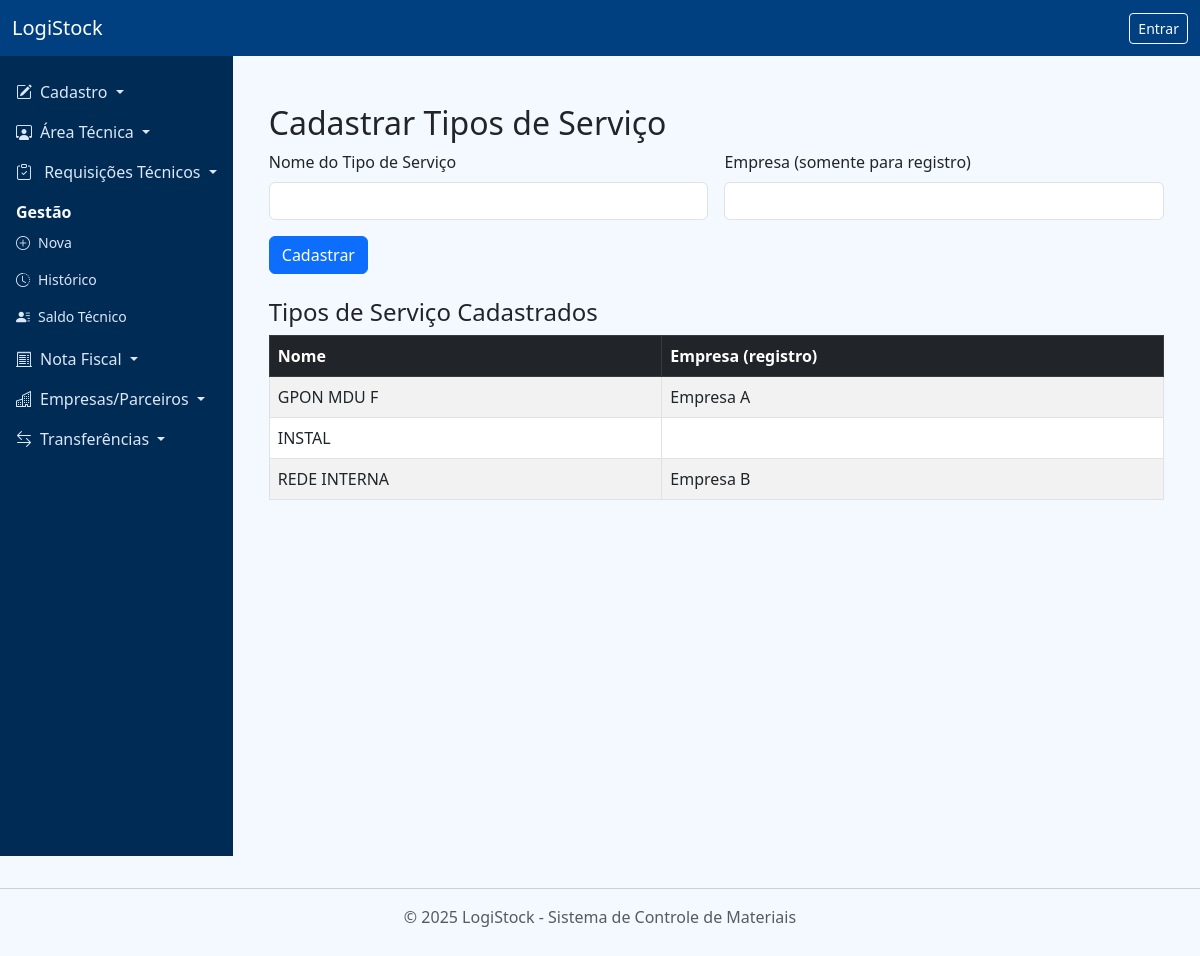
/cadastro/cadastro/tipo-servico, run on an earlier commit of the app's database.
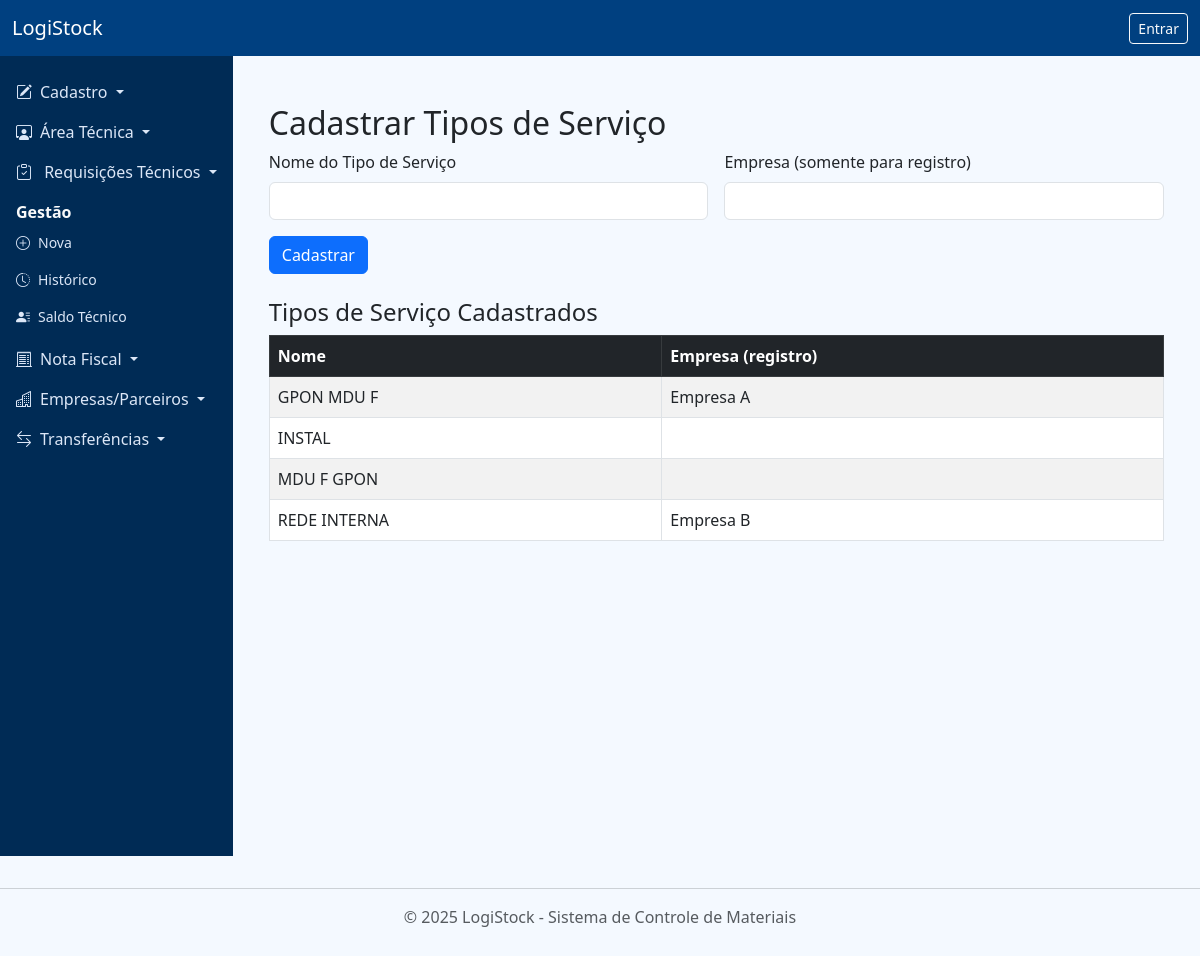
And on a later commit of the database.
### app/models.py (models this page shows)
class TipoServico(db.Model):
    __tablename__ = 'tipos_servico'
    id = db.Column(db.Integer, primary_key=True)
    nome = db.Column(db.String(100), unique=True, nullable=False)
    empresa = db.Column(db.String(100))
    itens = db.relationship('Item', backref='tipo_servico_rel', lazy=True)

### app/routes/tipo_servico.py (the view, shortened to what this page needs)
@tipo_servico_bp.route('/cadastro/tipo-servico', methods=['GET', 'POST'])
def cadastrar_tipo_servico():
    tipos = TipoServico.query.order_by(TipoServico.nome).all()
    return render_template('cadastros/tipo_servico.html', tipos=tipos)

### app/templates/cadastros/tipo_servico.html (shortened to what this page needs)
{% extends 'base.html' %} {% block content %}
<div class="container mt-4">
  <h2>Cadastrar Tipos de Serviço</h2>
  <form method="POST" class="row g-3 mb-4">
    <div class="col-md-6">
      <label for="nome" class="form-label">Nome do Tipo de Serviço</label>
      <input type="text" name="nome" id="nome" class="form-control" required />
    </div>
    <div class="col-md-6">
      <label for="empresa" class="form-label"
        >Empresa (somente para registro)</label
      >
      <input type="text" name="empresa" id="empresa" class="form-control" />
    </div>
    <div class="col-12">
      <button type="submit" class="btn btn-primary">Cadastrar</button>
    </div>
  </form>
  <h4 class="mt-4">Tipos de Serviço Cadastrados</h4>
  {% if tipos %}
  <table class="table table-bordered table-striped mt-2">
    <thead class="table-dark">
      <tr>
        <th>Nome</th>
        <th>Empresa (registro)</th>
      </tr>
    </thead>
    <tbody>
      {% for tipo in tipos %}
      <tr>
        <td>{{ tipo.nome }}</td>
        <td>{{ tipo.empresa }}</td>
      </tr>
      {% endfor %}
    </tbody>
  </table>
  {% else %}
  <p class="text-muted">Nenhum tipo de serviço cadastrado.</p>
  {% endif %}
</div>
{% endblock %}

### app/templates/base.html (shortened to what this page needs)
<!DOCTYPE html>
<html lang="pt-br">
  <head>
    <link rel="stylesheet" href="https://cdn.jsdelivr.net/npm/bootstrap@5.3.0/dist/css/bootstrap.min.css" />
    <link rel="stylesheet" href="https://cdn.jsdelivr.net/npm/bootstrap-icons@1.10.5/font/bootstrap-icons.css" />
    <link rel="stylesheet" href="{{ url_for('static', filename='css/custom.css') }}">
  </head>
  <body>
    <nav class="navbar navbar-dark bg-dark">
      <div class="container-fluid">
        <a class="navbar-brand" href="/">LogiStock</a>
        {% if current_user.is_authenticated %}
          <div class="d-flex align-items-center text-white">
            <span class="me-3">Olá, {{ current_user.nome }}</span>
            <a href="{{ url_for('auth.logout') }}" class="btn btn-outline-light btn-sm">Sair</a>
          </div>
        {% else %}
          <div>
            <a href="{{ url_for('auth.login') }}" class="btn btn-outline-light btn-sm">Entrar</a>
          </div>
        {% endif %}
      </div>
    </nav>
    <div id="main-content">
      <nav id="sidebar" class="d-flex flex-column">
        <ul class="nav flex-column">
          <li class="nav-item">
            <a class="nav-link dropdown-toggle" href="#cadastroSubmenu" data-bs-toggle="collapse" role="button" aria-expanded="false" aria-controls="cadastroSubmenu">
              <i class="bi bi-pencil-square me-2"></i>Cadastro
            </a>
          </li>
            <li class="nav-item">
              <a class="nav-link dropdown-toggle" href="#areaTecnicaSubmenu" data-bs-toggle="collapse" role="button" aria-expanded="false" aria-controls="areaTecnicaSubmenu">
                <i class="bi bi-person-workspace me-2"></i>Área Técnica
              </a>
            </li>
<li class="nav-item">
  <a
    class="nav-link dropdown-toggle"
    href="#requisicoesTecnicosSubmenu"
    data-bs-toggle="collapse"
    role="button"
    aria-expanded="false"
    aria-controls="requisicoesTecnicosSubmenu"
  >
    {% if requisicoes_tecnicos_pendentes > 0 %}
      <i class="bi bi-person-exclamation me-2 text-danger"></i>
    {% else %}
      <i class="bi bi-clipboard-check me-2"></i>
    {% endif %}
    Requisições Técnicos
  </a>
  <div class="collapse show" id="requisicoesTecnicosSubmenu">
    <div class="menu-header">Gestão</div>
    <ul class="btn-toggle-nav list-unstyled fw-normal pb-1 small">
      <li>
        <a href="{{ url_for('requisicoes_tecnicos.nova_requisicao') }}" class="nav-link px-3">
          <i class="bi bi-plus-circle me-2"></i>Nova
        </a>
      </li>
      <li>
        <a href="{{ url_for('requisicoes_tecnicos.historico') }}" class="nav-link px-3">
          <i class="bi bi-clock-history me-2"></i>Histórico
        </a>
      </li>
      <li>
        <a class="nav-link px-3" href="{{ url_for('saldo_tecnico.exibir_saldo') }}">
          <i class="bi bi-person-lines-fill me-2"></i>Saldo Técnico
        </a>
      </li>
    </ul>
  </div>
</li>
          <li class="nav-item">
            <a
              class="nav-link dropdown-toggle"
              href="#notaFiscalSubmenu"
              data-bs-toggle="collapse"
              role="button"
              aria-expanded="false"
              aria-controls="notaFiscalSubmenu"
            >
              <i class="bi bi-receipt-cutoff me-2"></i>Nota Fiscal
            </a>
          </li>
          <li class="nav-item">
            <a
              class="nav-link dropdown-toggle"
              href="#empresasSubmenu"
              data-bs-toggle="collapse"
              role="button"
              aria-expanded="false"
              aria-controls="empresasSubmenu"
            >
              <i class="bi bi-buildings me-2"></i>Empresas/Parceiros
            </a>
          </li>
          <li class="nav-item">
            <a
              class="nav-link dropdown-toggle"
              href="#transferenciasSubmenu"
              data-bs-toggle="collapse"
              role="button"
              aria-expanded="false"
              aria-controls="transferenciasSubmenu"
            >
              <i class="bi bi-arrow-left-right me-2"></i>Transferências
            </a>
          </li>
        </ul>
      </nav>
      <div class="flex-grow-1 p-4">
        {% block content %}{% endblock %}
      </div>
    </div>
    <footer class="text-center text-muted py-3 mt-auto">
      <hr />
      <p>&copy; 2025 LogiStock - Sistema de Controle de Materiais</p>
    </footer>
  </body>
</html>

### app/static/css/custom.css (style rules this page uses)
body { background-color: #f4f9ff; font-family: 'Segoe UI', sans-serif; }
#sidebar { background-color: #002b55 !important; }
#sidebar .nav-link, #sidebar .dropdown-item { color: #dce7f7; }
.navbar { background-color: #004080 !important; color: white; }
.navbar .navbar-brand, .navbar .nav-link, .navbar span { color: white; font-weight: 500; }

### app/templates/base.html (style rules this page uses)
body { display: flex; min-height: 100vh; flex-direction: column; margin: 0; }
#main-content { flex: 1; display: flex; }
#sidebar { min-width: 220px; background-color: #002b55; color: white; padding-top: 1rem; min-height: 100vh; }
#sidebar .nav-link, #sidebar .dropdown-item { color: #dce7f7; }
.menu-header { color: #f9fafb; font-weight: bold; padding: 0.5rem 1rem 0 1rem; }
.nav-link i { margin-right: 0.5rem; }

What changed in the data, as far as the page shows it:
added TipoServico: nome "MDU F GPON"
